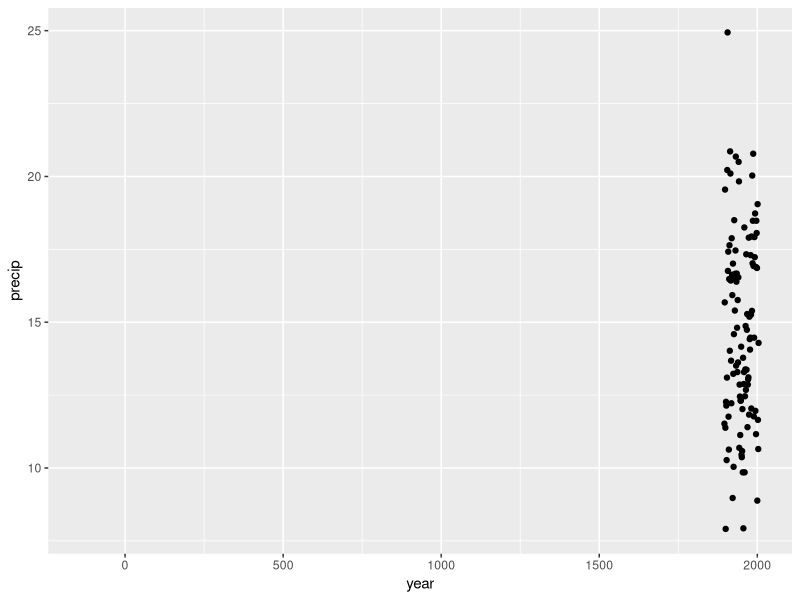
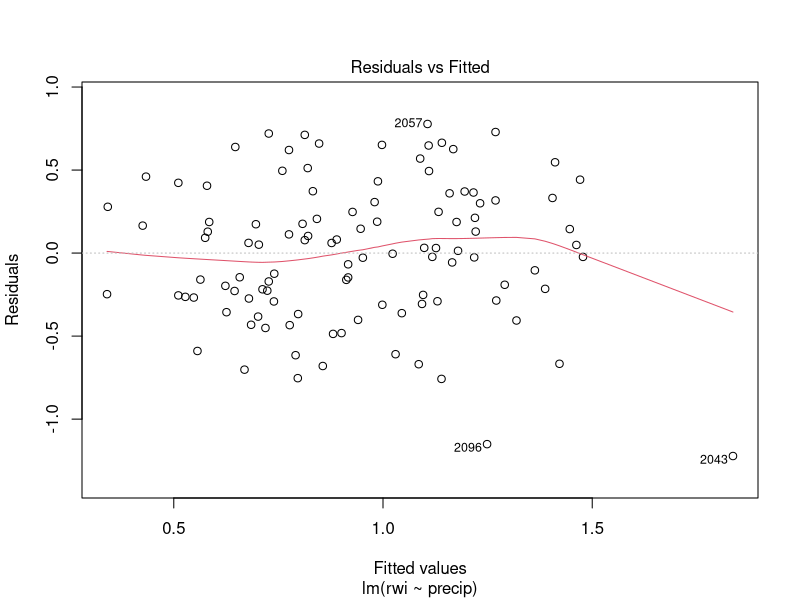
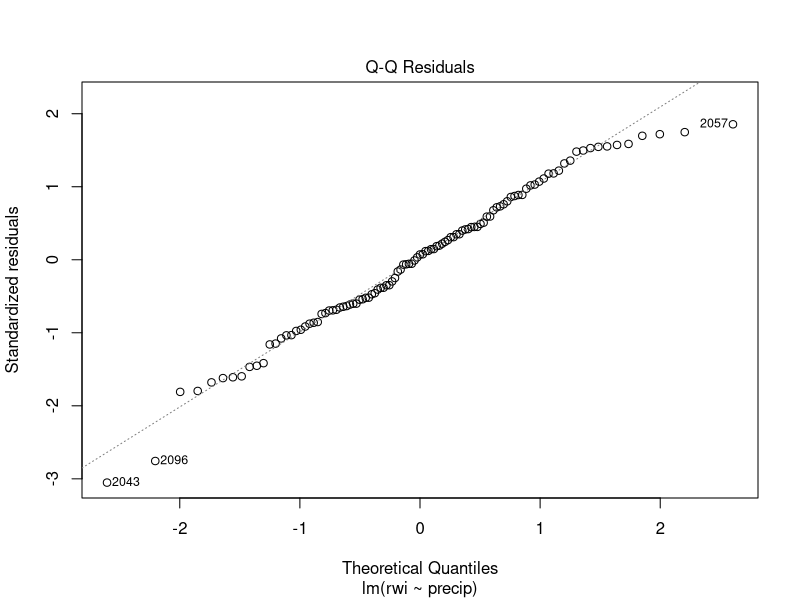
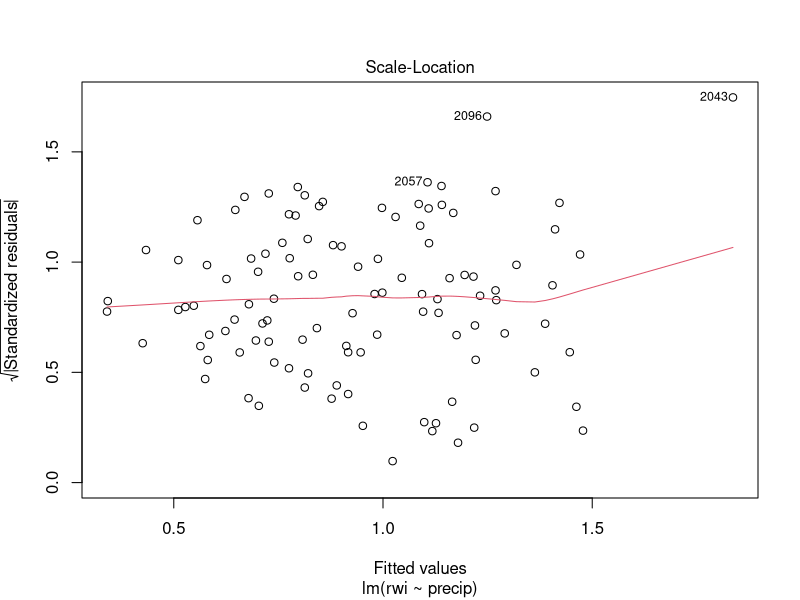
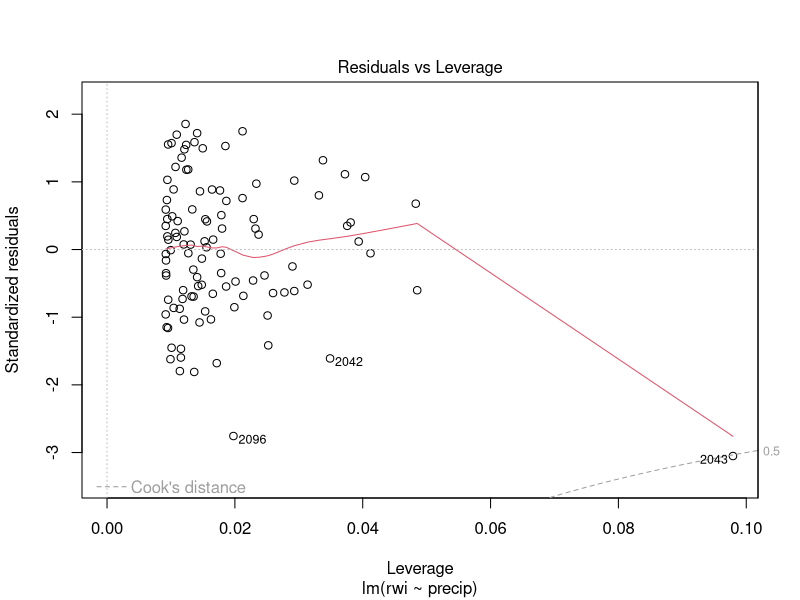
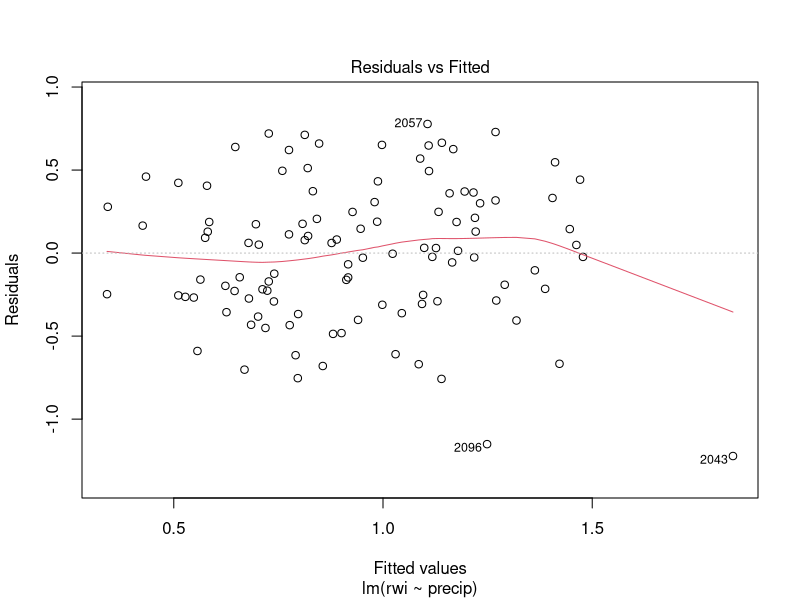
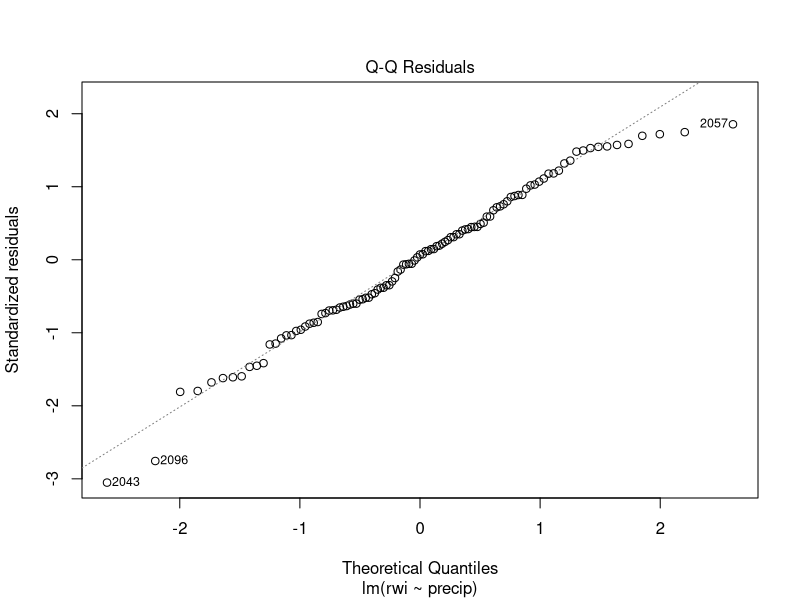
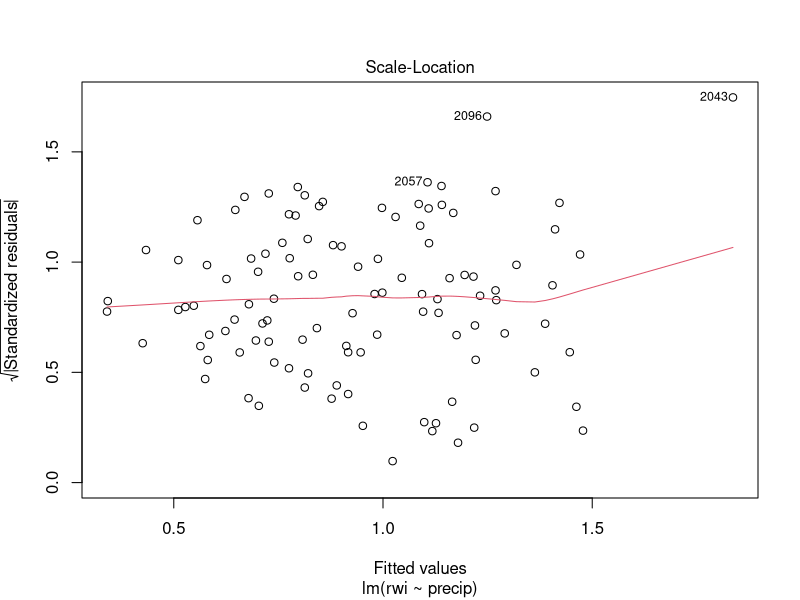

The R script that drew these images, in order:
## ---- chunk 1
#setwd('~/Dropbox/git_root/homework/homework3/')
setwd("~/Documents/geog415/sbleakne/homework3")

## ---- chunk 2
library(ggplot2)
library(dplyr)
library(tidyr)
library(magrittr) # for the %$% notation I'll use later.
## ---- chunk 3
precip <- read.csv('data/precip.csv')
rwi <- read.csv('data/rwi.csv')

summary(rwi)
summary(precip)
## ---- chunk 4
head(precip)
## ---- chunk 5
precip.df <- precip %>% gather(key=month, value=precip, -year) %>% arrange(year, month)
head(precip.df)
## ---- chunk 6
precip.df <- precip.df %>% mutate(water_year = lead(year, 6))
head(precip.df, 20)
## ---- chunk 7
annual_precip <- precip.df %>% group_by(water_year) %>% 
  summarize(precip=sum(precip)) %>%
  filter(water_year>1895)
# Don't forget to filter out year=1895 because it wasn't complete.
head(annual_precip)
## ---- chunk 8
rwi.precip.df <- left_join(rwi, annual_precip, by=c('year'='water_year'))
tail(rwi.precip.df)
## ---- chunk 9
ggplot(data=rwi.precip.df) + geom_point(aes(x=year, y=precip))
## ---- chunk 10
# Fit the model
model <- lm(rwi~precip, data=rwi.precip.df)
# Print out a summary
summary(model)
## ---- chunk 11
plot(model) # You can then step through each plot, Hit <Return> to see the next plot

# Or you can see one plot at a time, e.g.
plot(model, which=1)
plot(model, which=2)
plot(model, which=3)
## ---- chunk 12
# Fit the model
model2 <- lm((rwi)~(precip), data=rwi.precip.df, subset=(precip<20))
# Print out a summary
summary(model2)
plot(model2)

model <- lm(rwi~precip, data=rwi.precip.df, na.action=na.exclude )
rwi.precip.df$resid<-residuals(model)
tail(rwi.precip.df)

ggplot(data=rwi.precip.df) + geom_point(aes(x=year, y=resid)) + scale_x_continuous(limits=c(1890, 2000))

